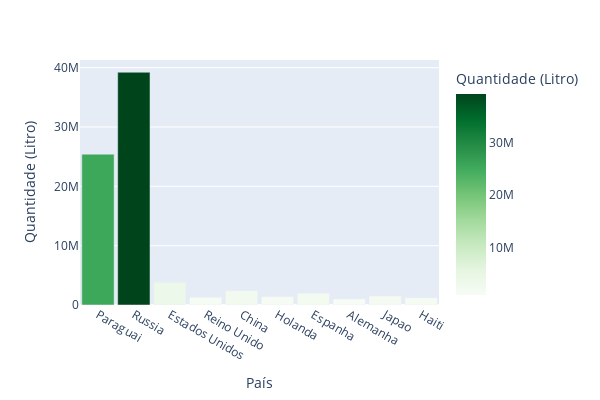

The notebook cell saved with this chart:
### Code cell
fig_acumulado_top_10_mercados_bar = px.bar(
    data_frame = acumulado_top_10_mercados,
    x = 'pais',
    y = 'quantidade_exportacao',
    color='quantidade_exportacao',
    color_continuous_scale=px.colors.sequential.Greens,
    labels={
        'pais': 'País',
        'quantidade_exportacao': 'Quantidade (Litro)'
    }
)
fig_acumulado_top_10_mercados_bar.update_layout(
    title='',  
    showlegend=False, 
    bargap=0.1,
    width=600,
    height=400
)

### Figure 1 — Plotly figure (JSON) as saved in the notebook; plotly's stock layout.template omitted (floating-point values rounded to 4 significant figures)
{"data": [{"alignmentgroup": "True", "hovertemplate": "País=%{x}<br>Quantidade (Litro)=%{marker.color}<extra></extra>", "legendgroup": "", "marker": {"color": [25423559, 39230153, 3822251, 1305329, 2411701, 1410166, 1993000, 1020933, 1502311, 1238100], "coloraxis": "coloraxis", "pattern": {"shape": ""}}, "name": "", "offsetgroup": "", "orientation": "v", "showlegend": false, "textposition": "auto", "type": "bar", "x": ["Paraguai", "Russia", "Estados Unidos", "Reino Unido", "China", "Holanda", "Espanha", "Alemanha", "Japao", "Haiti"], "xaxis": "x", "y": [25423559, 39230153, 3822251, 1305329, 2411701, 1410166, 1993000, 1020933, 1502311, 1238100], "yaxis": "y"}], "layout": {"bargap": 0.1, "barmode": "relative", "coloraxis": {"colorbar": {"title": {"text": "Quantidade (Litro)"}}, "colorscale": [[0, "rgb(247,252,245)"], [0.125, "rgb(229,245,224)"], [0.25, "rgb(199,233,192)"], [0.375, "rgb(161,217,155)"], [0.5, "rgb(116,196,118)"], [0.625, "rgb(65,171,93)"], [0.75, "rgb(35,139,69)"], [0.875, "rgb(0,109,44)"], [1, "rgb(0,68,27)"]]}, "height": 400, "legend": {"tracegroupgap": 0}, "margin": {"t": 60}, "showlegend": false, "title": {"text": ""}, "width": 600, "xaxis": {"anchor": "y", "domain": [0, 1], "title": {"text": "País"}}, "yaxis": {"anchor": "x", "domain": [0, 1], "title": {"text": "Quantidade (Litro)"}}}}
